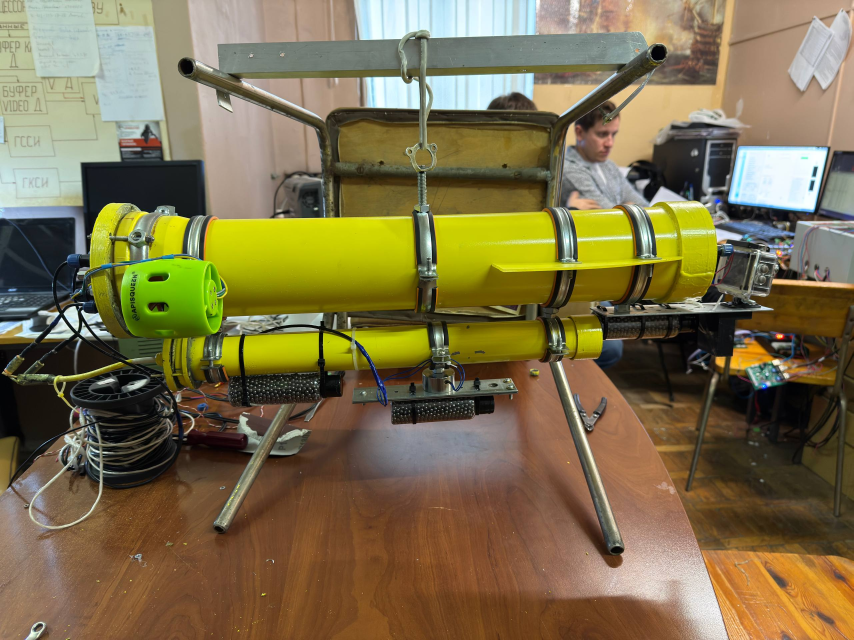
#> input picture reference/photo_2026-10-24_12-41-14.jpg, 2560 x 1920 px, found by its file name (shown at 1/3 size)
$ python overlay_photo.py
#> lines starting #> are read from the running program, lines starting #| are printed output that depends on the picture; after the words box and inside, x2 and y2 are one past the last pixel; in counts of white or black regions, pixels touching at a corner belong together
"""Наложение вида сбоку на фото reference/ (этап 3, проверка «визуальное наложение»).

Запуск: python blender/overlay_photo.py  (после blender/render_views.py)
Фото 12-41-14 снято почти точно сбоку с правого борта. Масштаб и сдвиг подобраны по двум
точкам: задний торец кормового фланца и передний торец носового колпака (габарит 650 мм)
и ось главной трубы. Перспектива фото не исправляется, поэтому ближние к камере детали
(движитель) на фото крупнее, а дальние мельче на несколько процентов.
"""
from PIL import Image, ImageChops, ImageFilter

ROOT = "D:/Документы/ROV-Sim"
PHOTO = ROOT + "/reference/photo_2026-10-24_12-41-14.jpg"
RENDER = ROOT + "/docs/model/side_ortho_1mm.png"     # 1 px = 1 мм, начало тела в центре кадра
OUT = ROOT + "/docs/model/overlay_side.png"

# Точки на фото (пиксели исходного снимка 2560×1920), промер вручную
STERN_X, BOW_X, AXIS_Y = 275, 2150, 793                 # торцы габарита 650 мм, ось трубы

photo = Image.open(PHOTO).convert("RGBA")
ren = Image.open(RENDER).convert("RGBA")
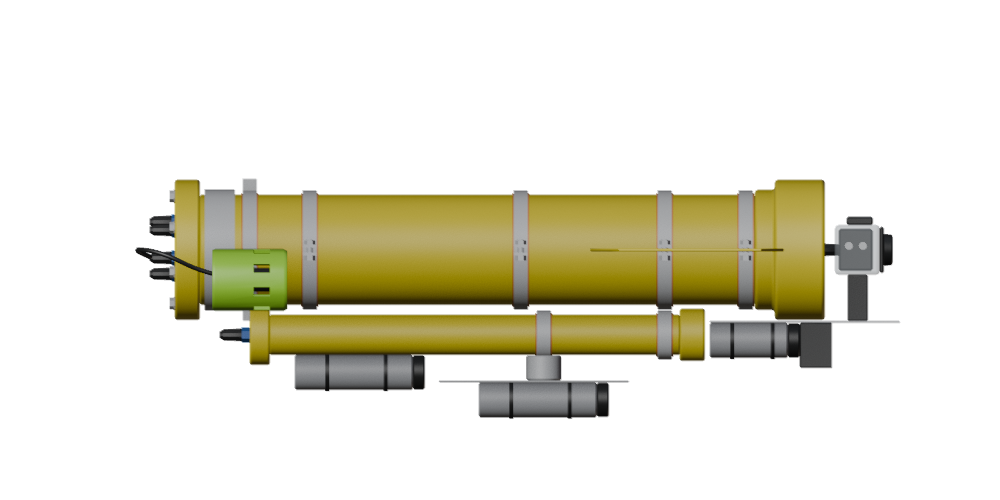
#> input picture docs/model/side_ortho_1mm.png, 1000 x 500 px, found by its file name
#> ren is the input picture: PIL image 1000x500 RGBA; mean R, G, B, A 33.5, 31.3, 16.4, 58.1
k = (BOW_X - STERN_X) / 650.0                           # пикселей фото на мм
ren = ren.resize((round(ren.width * k), round(ren.height * k)), Image.LANCZOS)
#> ren: PIL image 2885x1442 RGBA
ox = round((STERN_X + BOW_X) / 2 - ren.width / 2)
#> ox = -230
oy = round(AXIS_Y - ren.height / 2)
#> oy = 72

layer = Image.new("RGBA", photo.size, (0, 0, 0, 0))
#> layer: PIL image 2560x1920 RGBA; every value is 0
layer.paste(ren, (ox, oy), ren)
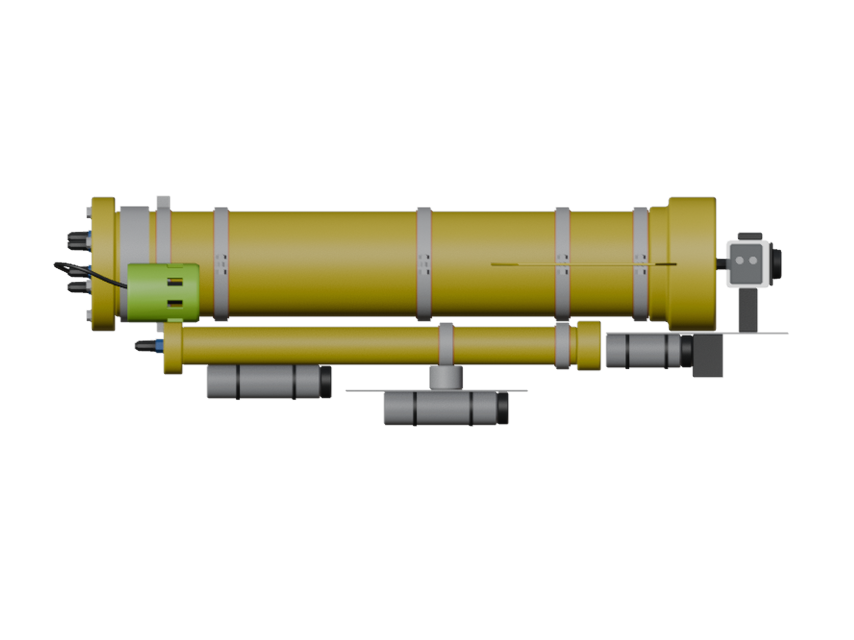
#> layer: PIL image 2560x1920 RGBA (shown at 1/3 size); mean R, G, B, A 27.3, 25.4, 13.2, 48.3; transparent parts drawn white
alpha = layer.getchannel("A")
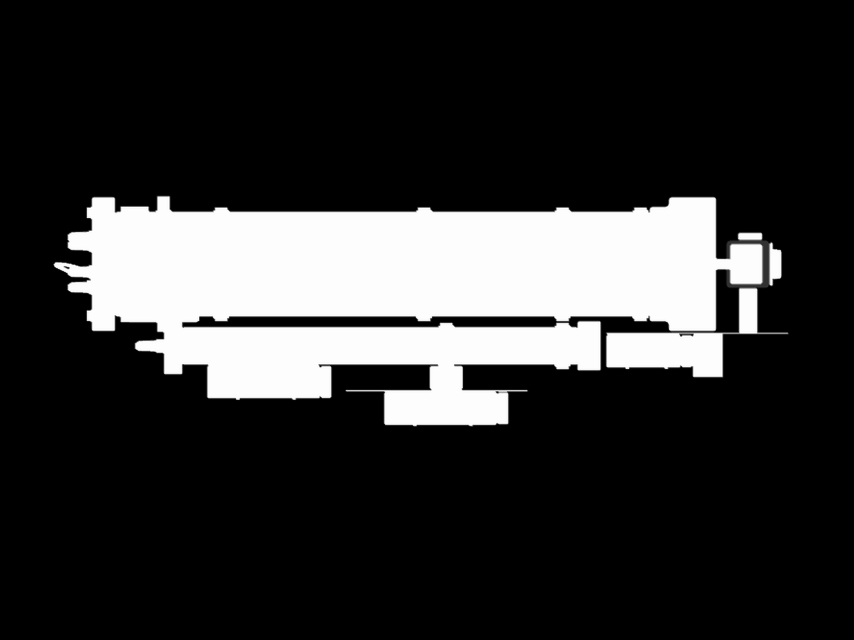
#> alpha: PIL image 2560x1920 L (shown at 1/3 size); min 0, max 255, mean 48.3
fill = Image.new("RGBA", photo.size, (0, 160, 255, 0))
fill.putalpha(alpha.point(lambda a: 70 if a > 128 else 0))
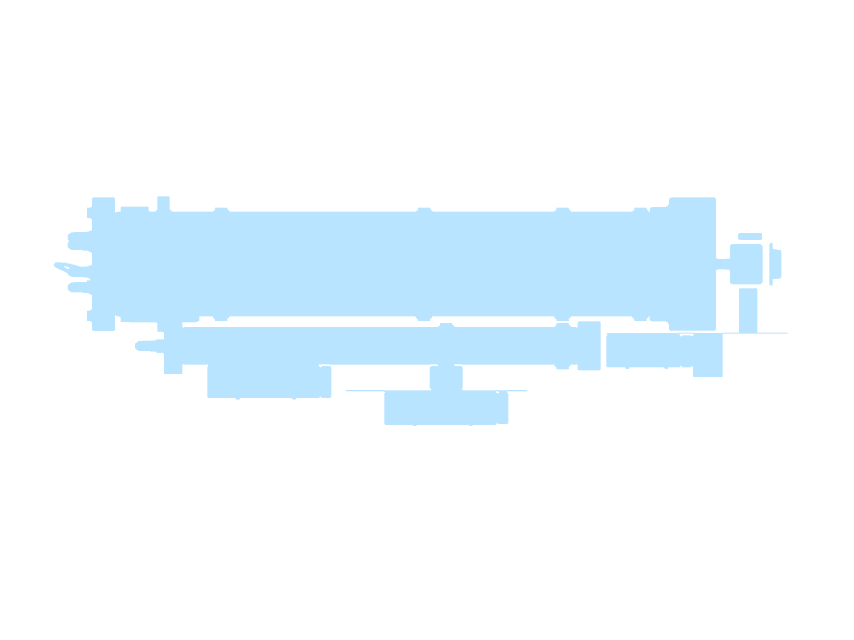
#> fill: PIL image 2560x1920 RGBA (shown at 1/3 size); mean R, G, B, A 0, 160, 255, 13.3; transparent parts drawn white
edge = ImageChops.subtract(alpha.point(lambda a: 255 if a > 128 else 0),
                           alpha.point(lambda a: 255 if a > 128 else 0).filter(ImageFilter.MinFilter(5)))
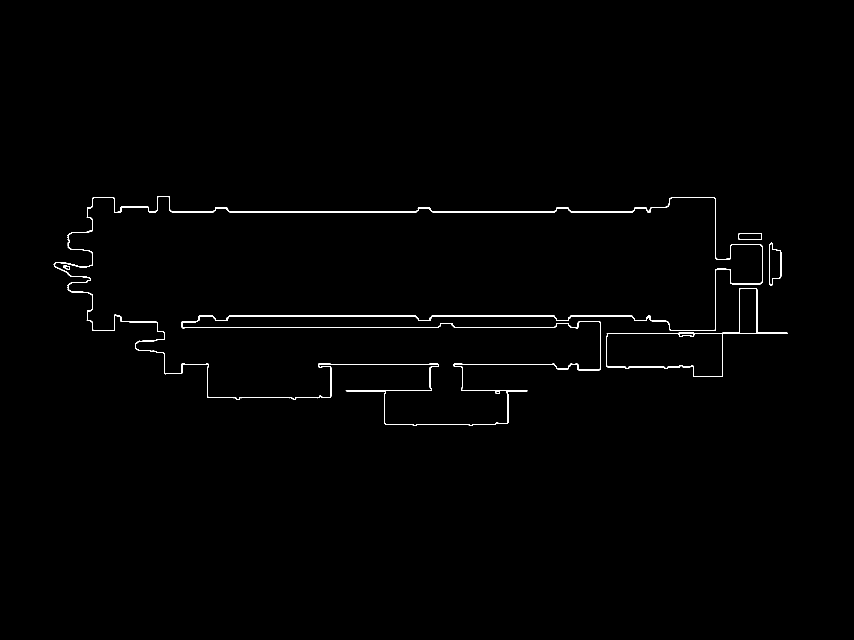
#> edge: PIL image 2560x1920 L (shown at 1/3 size); 0.54% white in thin lines or dots, all inside (x1, y1, x2, y2) = (161, 589, 2363, 1278)
outline = Image.new("RGBA", photo.size, (255, 0, 60, 0))
outline.putalpha(edge)
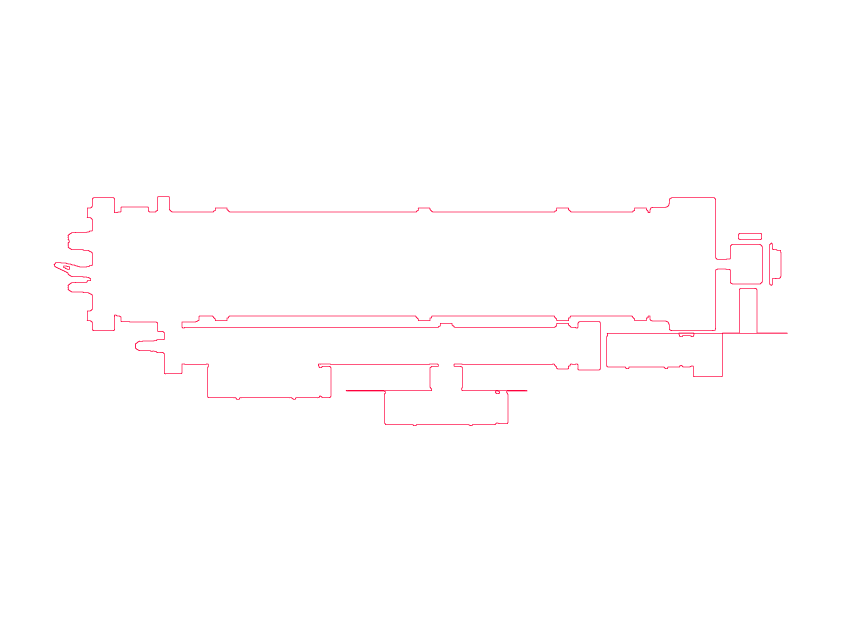
#> outline: PIL image 2560x1920 RGBA (shown at 1/3 size); mean R, G, B, A 255, 0, 60, 1.4; transparent parts drawn white
res = Image.alpha_composite(Image.alpha_composite(photo, fill), outline)
res = res.crop((150, 480, 2450, 1400)).convert("RGB")
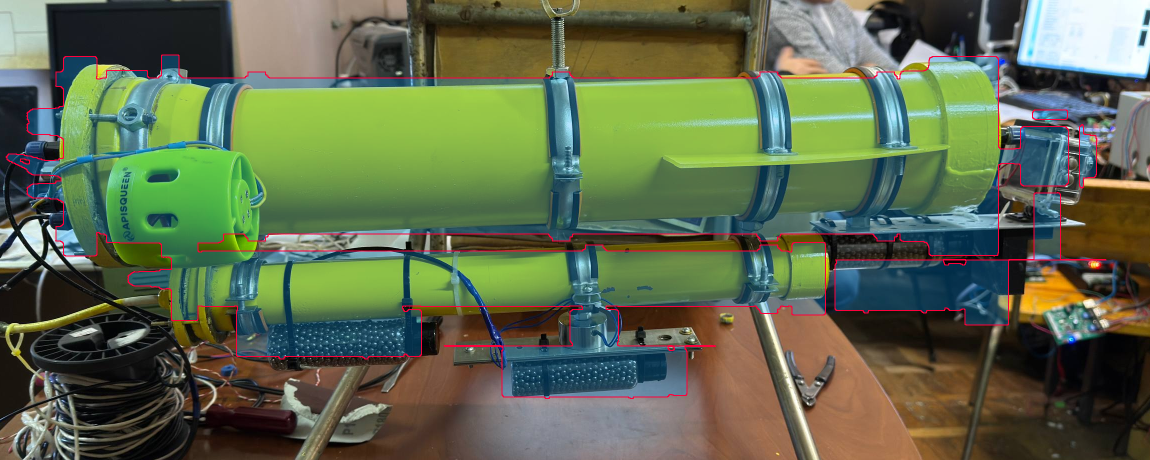
#> res: PIL image 2300x920 RGB (shown at 1/2 size); mean R, G, B 95.1, 106.4, 77.8
res.save(OUT)
print("k =", round(k, 3), "px/мм; сохранено", OUT)
